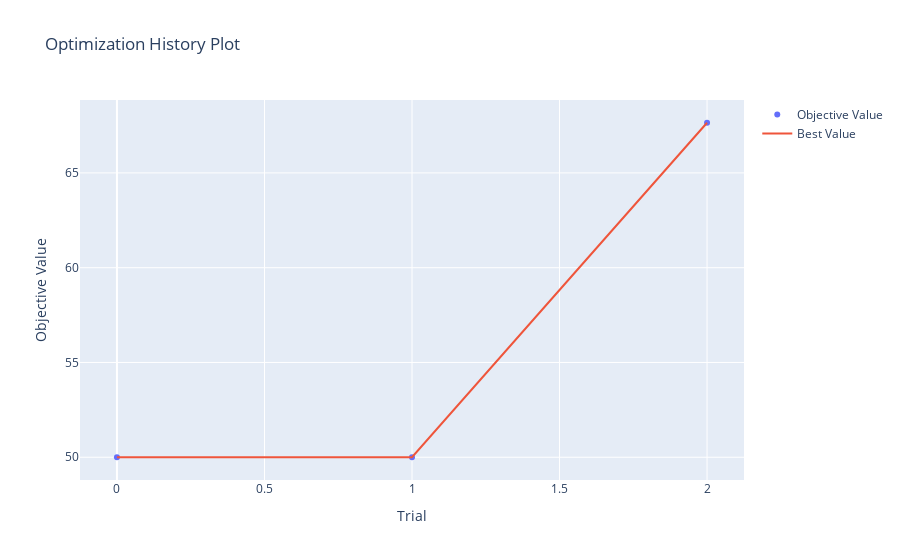

Write notebook code for a chart like this one.
### Code cell
fig1 = plot_optimization_history(study)
fig1.show()  # in Jupyter this will render an interactive Plotly chart

### Figure 1 — Plotly figure (JSON) as saved in the notebook; plotly's stock layout.template omitted (floating-point values rounded to 4 significant figures)
{"data": [{"mode": "markers", "name": "Objective Value", "type": "scatter", "x": [0, 1, 2], "y": [50, 50, 67.65]}, {"mode": "lines", "name": "Best Value", "type": "scatter", "x": [0, 1, 2], "y": [50, 50, 67.65]}, {"marker": {"color": "#cccccc"}, "mode": "markers", "name": "Infeasible Trial", "showlegend": false, "type": "scatter", "x": [], "y": []}], "layout": {"title": {"text": "Optimization History Plot"}, "xaxis": {"title": {"text": "Trial"}}, "yaxis": {"title": {"text": "Objective Value"}}}}
